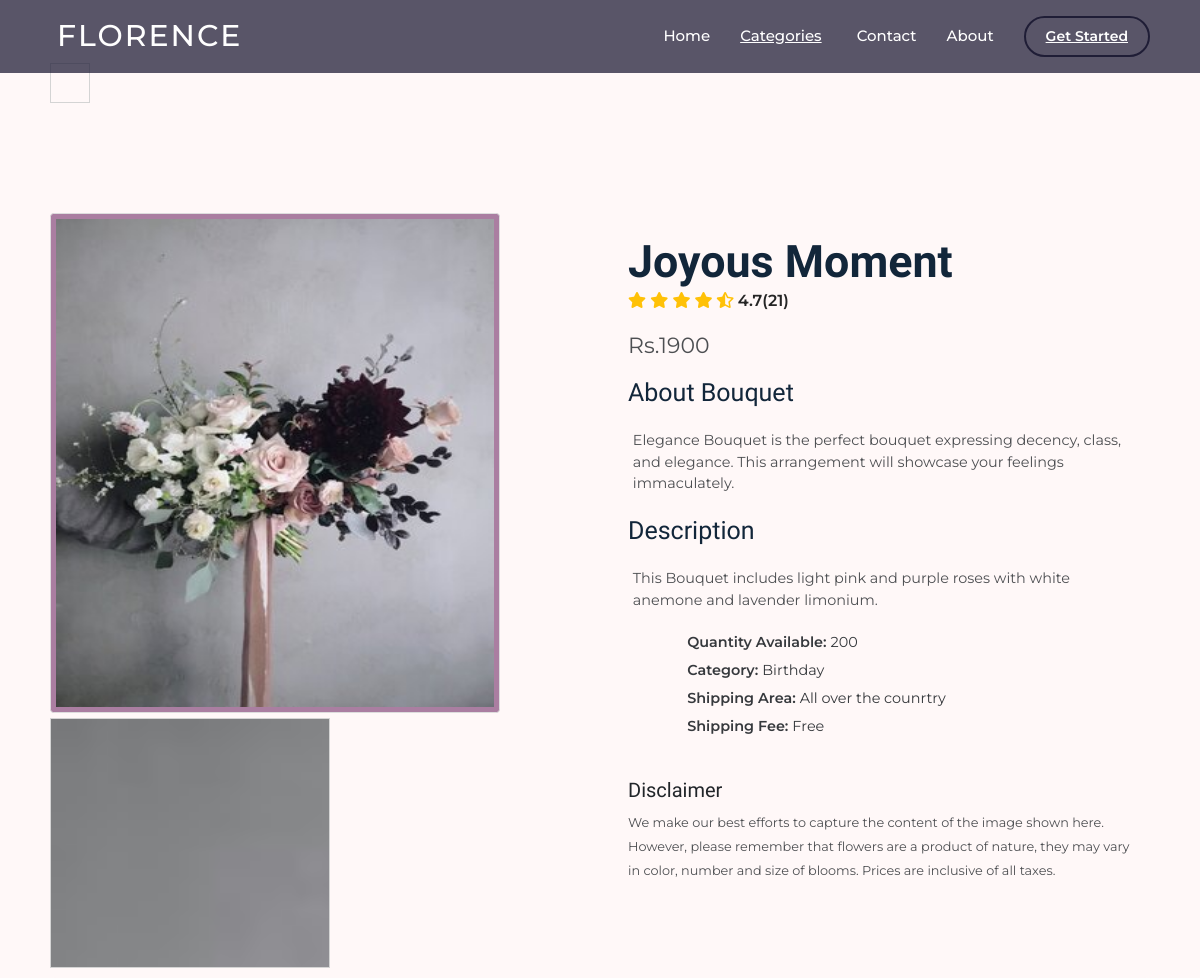
/products/1, run on the app's committed database.
### Florence/models/product.py (models this page shows, shortened)
class Product(models.Model):
    name = models.CharField(max_length=50)
    category = models.ForeignKey(Category, on_delete=models.CASCADE, default=1)
    quantity=models.IntegerField(default=0)
    price = models.IntegerField(default=0)
    description = models.CharField(max_length=300)
    image = models.ImageField(upload_to='productsimg/')

### Florence/models/category.py (models this page shows, shortened)
class Category(models.Model):
    name = models.CharField(max_length=50)
    description = models.CharField(max_length=300)

### Florence/views.py (the view)
# urls.py: path('products/<int:id>',views.product_detail,name='product_detail'),
def product_detail(request,id):
    productdet=Product.objects.get(id=id)
    return render(request,'product_detail.html',{'data':productdet})

### Florence/templates/product_detail.html (shortened to what this page needs)
<!DOCTYPE html>
<html>
  <head>
    <link href="https://cdn.jsdelivr.net/npm/bootstrap@5.2.0-beta1/dist/css/bootstrap.min.css" rel="stylesheet" >
    <link rel="stylesheet" href="https://stackpath.bootstrapcdn.com/font-awesome/4.7.0/css/font-awesome.min.css">
    <link rel="stylesheet" href="https://cdnjs.cloudflare.com/ajax/libs/font-awesome/5.15.1/css/all.min.css" />
    {% load static %}
  </head>
{% include 'header.html' %}
  <body class="bg">
    <div class = "card-wrapper">
      <div class = "card back">
        <div class = "product-imgs">
          <div class = "img-display">
            <div class = "img-showcase">
                <div class="img-zoom-container">
                    <img id="myimage" src = "{{data.image.url}}" alt = "shoe image" height="500px">
                    <div id="myresult" class="img-zoom-result"></div>
                  </div>
            </div>
          </div>
        </div>
        <div class = "product-content">
          <h1 class = "product-title">{{data.name}}</h1>
          <div class = "product-rating">
            <i class = "fas fa-star"></i>
            <i class = "fas fa-star"></i>
            <i class = "fas fa-star"></i>
            <i class = "fas fa-star"></i>
            <i class = "fas fa-star-half-alt"></i>
            <span>4.7(21)</span>
          </div>
          <div class = "product-price">
            <span>Rs.{{data.price}}</span>
          </div>
          <div class = "product-detail">
            <h2>About Bouquet </h2>
            <p>Elegance Bouquet is the perfect bouquet expressing decency, class, and elegance.
               This arrangement will showcase your feelings immaculately.</p>
            <h2>Description </h2>
            <p>{{data.description}}</p>
            <ul>
              <li>Quantity Available: <span>{{data.quantity}}</span></li>
              <li>Category: <span>{{data.category.name}}</span></li>
              <li>Shipping Area: <span>All over the counrtry</span></li>
              <li>Shipping Fee: <span>Free</span></li>
            </ul>
          </div>
          <br>
          <div class="dis">
            <h5> Disclaimer
            </h5>
          </div>
          <div class="dis-sp">
             <span>We make our best efforts to capture the content of the image shown here. However, please remember that flowers are a product of nature, they may vary in color, number and size of blooms.
             Prices are inclusive of all taxes.</span>
             </div>
        </div>
      </div>
    </div>
  </body>
</html>

### Florence/templates/product_detail.html (style rules this page uses)
* { box-sizing: border-box; padding: 0; margin: 0; }
body { font-family: 'Montserrat', sans-serif; line-height: 1.5; }
h1,h2,h3,h4,h5,h6 { font-family: 'Enriqueta', serif; }
h1 { font-size: 70px; }
h2 { font-size: 36px; }
.card-wrapper { max-width: 1100px; margin: 0 auto; }
.img-zoom-container { position: relative; }
.img-zoom-result { border: 1px solid #d4d4d4; width: 280px; height: 250px; margin-bottom: 10px; margin-top: 5px; }
img { width: 400px; display: block; margin-bottom:5px; margin-top:150px; border: 0.5px solid #ddd; border-radius: 3.5px; padding: 5px; background-color:#AA7EA1 ; }
.img-display { overflow: hidden; }
.img-showcase { display: flex; width: 100%; transition: all 0.5s ease; }
.img-showcase img { min-width: 450px; }
.product-content { padding: 2rem 1rem; }
.product-title { font-size: 2.8rem; text-transform: capitalize; font-weight: 700; position: relative; color: #12263a; margin: 0rem ; margin-top: 140px; padding-top:2rem; }
.product-rating { color: #ffc107; }
.product-rating span { font-weight: 600; color: #252525; }
.product-price { margin: 1rem 0; }
.product-price span { font-size: 22px; opacity: 0.8; }
.product-detail h2 { text-transform: capitalize; color: #12263a; padding-bottom: 0.6rem; font-size: 25px; }
.product-detail p { font-size: 0.9rem; padding: 0.3rem; opacity: 0.8; }
.product-detail ul { margin: 1rem ; font-size: 0.9rem; }
.product-detail ul li { margin: 0; list-style: none; padding-left: 0.7rem; margin: 0.4rem 0; font-weight: 600; opacity: 0.9; }
.product-detail ul li span { font-weight: 400; }
.dis-sp span { font-size: 0.8rem; opacity: 0.8; margin-top: 0.3rem; padding-right:0.9rem; }
.card { --bs-card-border-width: 0px; padding-top:6rem; background-color: #FFF8F8; }
@media screen and (min-width: 992px) { .card { display: grid; grid-template-columns: repeat(2, 1fr); grid-gap: 1.5rem; background-color: #FFF8F8; } }
.card-wrapper { height: 100vh; display: flex; justify-content: center; align-items: center; background-color:#FFF8F8; }
.product-imgs { display: flex; flex-direction: column; justify-content: center; }
.product-content { padding-top: 0; }
body { background-color: #FFF8F8; }

### data on the page
Product: image (picture), name "Joyous Moment", price "1900", description "This Bouquet includes light pink and purple roses with white anemone and lavender limonium.", quantity "200", category.name "Birthday"
